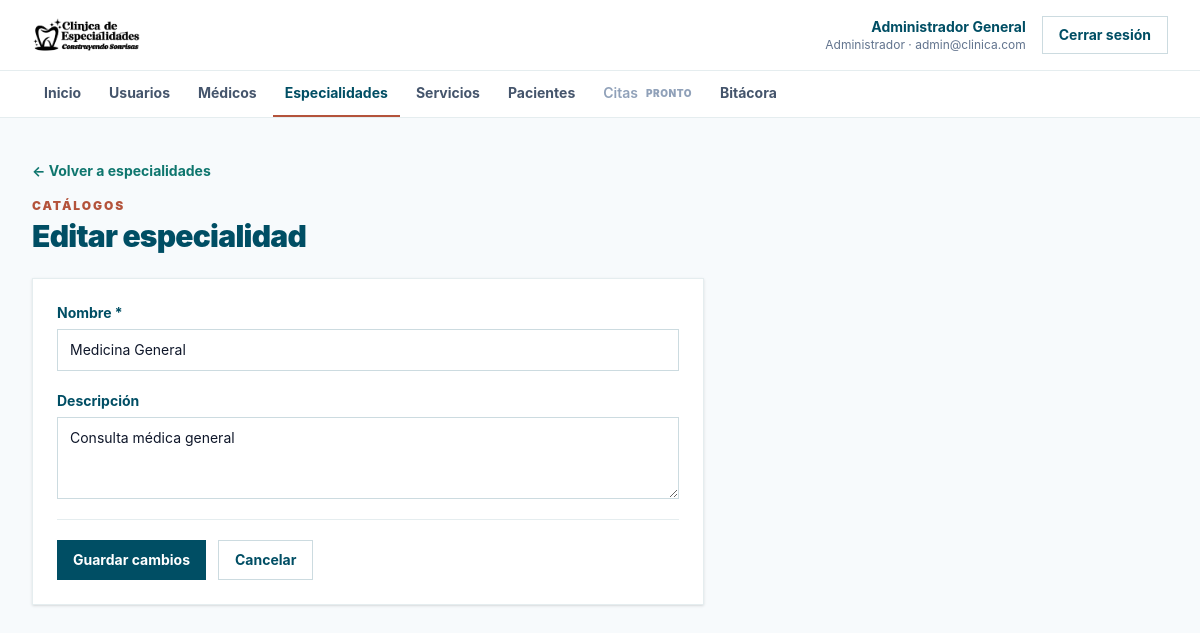
Page /admin/especialidades/editar?id=1 (signed in) on the committed database.
### tables this page shows
CREATE TABLE `usuarios` (
  `id` int(10) unsigned NOT NULL AUTO_INCREMENT,
  `nombre` varchar(120) NOT NULL,
  `correo` varchar(150) NOT NULL,
  `password` varchar(255) NOT NULL,
  `rol_id` tinyint(3) unsigned NOT NULL,
  `activo` tinyint(1) NOT NULL DEFAULT 1,
  `created_at` timestamp NOT NULL DEFAULT current_timestamp(),
  `updated_at` timestamp NOT NULL DEFAULT current_timestamp() ON UPDATE current_timestamp(),
  PRIMARY KEY (`id`),
  UNIQUE KEY `correo` (`correo`),
  KEY `fk_usuario_rol` (`rol_id`),
  CONSTRAINT `fk_usuario_rol` FOREIGN KEY (`rol_id`) REFERENCES `roles` (`id`)
);

CREATE TABLE `roles` (
  `id` tinyint(3) unsigned NOT NULL,
  `nombre` varchar(50) NOT NULL,
  PRIMARY KEY (`id`),
  UNIQUE KEY `nombre` (`nombre`)
);

CREATE TABLE `especialidades` (
  `id` int(10) unsigned NOT NULL AUTO_INCREMENT,
  `nombre` varchar(100) NOT NULL,
  `descripcion` text DEFAULT NULL,
  `activo` tinyint(1) NOT NULL DEFAULT 1,
  PRIMARY KEY (`id`),
  UNIQUE KEY `nombre` (`nombre`)
);

### app/Support/View.php (called while the page is built, shortened)
<?php
final class View
{
    public static function render(string $template, array $data = [], ?string $layout = 'panel'): void
    {
        $file = self::file($template);
        $content = (static function (string $__file, array $__data): string {
            extract($__data, EXTR_SKIP);
            ob_start();
            require $__file;
            return (string) ob_get_clean();
        })($file, $data);
        (static function (string $__file, array $__data, string $content): void {
            extract($__data, EXTR_SKIP);
            require $__file;
        })(self::file('layouts/' . $layout), $data, $content);
    }
    private static function file(string $template): string
    {
        $file = dirname(__DIR__) . '/Views/' . $template . '.php';
        return $file;
    }
}

### app/Controllers/Controller.php (called while the page is built, shortened)
<?php
abstract class Controller
{
    protected function render(string $view, array $data = [], ?string $layout = 'panel'): void
    {
        View::render($view, $data, $layout);
    }
    protected function idFrom(array $source, string $key = 'id'): int
    {
        $value = filter_var($source[$key] ?? null, FILTER_VALIDATE_INT, ['options' => ['min_range' => 1]]);
        return $value === false ? 0 : (int) $value;
    }
}

### app/Controllers/Administrador/CatalogoController.php (called while the page is built, shortened)
<?php
abstract class CatalogoController extends Controller
{
    protected CatalogoModel $model;
    public function __construct()
    {
        $this->admin = Auth::requireRole('Administrador');
        $this->model = new CatalogoModel($this->config()['table']);
    }
    public function edit(): void
    {
        $row = $this->model->find($this->idFrom($_GET)) ?? $this->notFound();
        $this->form($row);
    }
    private function form(array $row, array $errors = []): void
    {
        $editing = !empty($row['id']);
        $this->render('admin/catalogos/form', [
            'pageTitle' => ($editing ? 'Editar ' : 'Nueva ') . mb_strtolower($this->config()['singular']),
            'config' => $this->config(),
            'row' => $row,
            'errors' => $errors,
            'editing' => $editing,
        ]);
    }
}

### public/index.php (called while the page is built, shortened)
<?php
require dirname(__DIR__) . '/app/App.php';
(new App\App())->run();

### app/config/database.php (called while the page is built, shortened)
<?php
return [
    'driver' => getenv('DB_CONNECTION') ?: 'mysql',
    'host' => getenv('DB_HOST') ?: '127.0.0.1',
    'port' => getenv('DB_PORT') ?: '3306',
    'database' => getenv('DB_DATABASE') ?: 'clinica',
    'username' => getenv('DB_USERNAME') ?: 'root',
    'password' => getenv('DB_PASSWORD') ?: '',
    'charset' => 'utf8mb4',
];

### app/Database.php (called while the page is built, shortened)
<?php
final class Database
{
    private static ?PDO $connection = null;
    public static function connection(): PDO
    {
        if (self::$connection instanceof PDO) {
            return self::$connection;
        }
        $config = require __DIR__ . '/config/database.php';
        $dsn = sprintf(
            '%s:host=%s;port=%s;dbname=%s;charset=%s',
            $config['driver'],
            $config['host'],
            $config['port'],
            $config['database'],
            $config['charset']
        );
        try {
            self::$connection = new PDO($dsn, $config['username'], $config['password'], [
                PDO::ATTR_ERRMODE => PDO::ERRMODE_EXCEPTION,
                PDO::ATTR_DEFAULT_FETCH_MODE => PDO::FETCH_ASSOC,
                PDO::ATTR_EMULATE_PREPARES => false,
            ]);
        } catch (PDOException $exception) {
            throw new PDOException('No fue posible conectar con la base de datos.', (int) $exception->getCode(), $exception);
        }
        return self::$connection;
    }
}

### app/Support/Auth.php (called while the page is built, shortened)
<?php
final class Auth
{
    public static function user(): ?array
    {
        return isset($_SESSION['auth_user']) && is_array($_SESSION['auth_user'])
            ? $_SESSION['auth_user']
            : null;
    }
    public static function requireRole(string ...$roles): array
    {
        $user = self::user();
        $fresh = (new UserModel())->findActiveById((int) $user['id']);
        $_SESSION['auth_user'] = $user = self::sessionData($fresh);
        return $user;
    }
    public static function route(string $path): string
    {
        $path = '/' . trim($path, '/');
        $base = Request::basePath();
        return $base === '' ? $path : $base . ($path === '/' ? '/' : $path);
    }
    public static function normalizeRole(string $role): string
    {
        return strtr(mb_strtolower(trim($role)), [
            'á' => 'a',
            'é' => 'e',
            'í' => 'i',
            'ó' => 'o',
            'ú' => 'u',
        ]);
    }
    private static function sessionData(array $user): array
    {
        return [
            'id' => (int) $user['id'],
            'nombre' => (string) $user['nombre'],
            'correo' => (string) $user['correo'],
            'rol_id' => (int) $user['rol_id'],
            'rol' => (string) $user['rol'],
            'medico_id' => isset($user['medico_id']) && $user['medico_id'] !== null
                ? (int) $user['medico_id']
                : null,
        ];
    }
}

### app/Support/Request.php (called while the page is built, shortened)
<?php
final class Request
{
    public static function path(): string
    {
        $path = parse_url($_SERVER['REQUEST_URI'] ?? '/', PHP_URL_PATH) ?: '/';
        $base = self::basePath();
        $path = '/' . trim($path, '/');
        return $path === '//' ? '/' : $path;
    }
    public static function basePath(): string
    {
        $base = rtrim(str_replace('\\', '/', dirname($_SERVER['SCRIPT_NAME'] ?? '/')), '/');
        return ($base === '.' || $base === '/') ? '' : $base;
    }
}

### app/Support/helpers.php (called while the page is built, shortened)
<?php
if (!function_exists('e')) {
    function e(mixed $value): string
    {
        return htmlspecialchars((string) ($value ?? ''), ENT_QUOTES, 'UTF-8');
    }
}
if (!function_exists('url')) {
    function url(string $path, array $query = []): string
    {
        $query = array_filter($query, static fn ($value) => $value !== null && $value !== '');
        return Auth::route($path) . ($query === [] ? '' : '?' . http_build_query($query));
    }
}
if (!function_exists('asset')) {
    function asset(string $path): string
    {
        return Request::basePath() . '/assets/' . ltrim($path, '/');
    }
}
if (!function_exists('is_current')) {
    function is_current(string $path, bool $exact = false): bool
    {
        $current = Request::path();
        return $exact ? $current === $path : ($current === $path || str_starts_with($current, rtrim($path, '/') . '/'));
    }
}

### app/Models/Administrador/CatalogoModel.php (called while the page is built, shortened)
<?php
final class CatalogoModel
{
    public function find(int $id): ?array
    {
        $statement = Database::connection()->prepare('SELECT id, nombre, descripcion, activo FROM ' . $this->table . ' WHERE id = :id');
        $statement->execute(['id' => $id]);
        $row = $statement->fetch();
        return $row === false ? null : $row;
    }
}

### app/Controllers/Administrador/EspecialidadController.php (called while the page is built, shortened)
<?php
final class EspecialidadController extends CatalogoController
{
    protected function config(): array
    {
        return [
            'table' => 'especialidades',
            'path' => '/admin/especialidades',
            'title' => 'Especialidades',
            'singular' => 'Especialidad',
            'evento' => 'especialidad',
            'usage' => 'Médicos activos',
        ];
    }
}

### app/Models/Auth/UserModel.php (called while the page is built, shortened)
<?php
final class UserModel
{
    public function findActiveById(int $id): ?array
    {
        $statement = Database::connection()->prepare(self::SELECT . ' WHERE u.id = :id AND u.activo = 1 LIMIT 1');
        $statement->execute(['id' => $id]);
        $user = $statement->fetch();
        return $user === false ? null : $user;
    }
}

### app/config/menu.php (called while the page is built, shortened)
<?php
return [
    'administrador' => [
        ['label' => 'Inicio', 'path' => '/admin', 'exact' => true],
        ['label' => 'Usuarios', 'path' => '/admin/usuarios'],
        ['label' => 'Médicos', 'path' => '/admin/medicos'],
        ['label' => 'Especialidades', 'path' => '/admin/especialidades'],
        ['label' => 'Servicios', 'path' => '/admin/servicios'],
        ['label' => 'Pacientes', 'path' => '/pacientes'],
        ['label' => 'Citas', 'path' => '/citas', 'soon' => true],
        ['label' => 'Bitácora', 'path' => '/admin/bitacora'],
    ],
    'recepcion' => [
        ['label' => 'Inicio', 'path' => '/recepcion', 'exact' => true],
        ['label' => 'Pacientes', 'path' => '/pacientes'],
        ['label' => 'Citas', 'path' => '/citas', 'soon' => true],
        ['label' => 'Agenda', 'path' => '/agenda', 'soon' => true],
        ['label' => 'Solicitudes', 'path' => '/solicitudes', 'soon' => true],
    ],
    'medico' => [
        ['label' => 'Inicio', 'path' => '/medico', 'exact' => true],
        ['label' => 'Mi agenda', 'path' => '/agenda', 'soon' => true],
        ['label' => 'Historial clínico', 'path' => '/historial', 'soon' => true],
    ],
];

### app/Views/admin/catalogos/form.php (the view, shortened to what this page needs)
<?php $action = url($config['path'] . ($editing ? '/editar' : '/crear')); ?>
<div>
    <a href="<?= e(url($config['path'])) ?>" class="text-sm font-bold text-secondary hover:underline">← Volver a <?= e(mb_strtolower($config['title'])) ?></a>
    <p class="page-eyebrow mt-4">Catálogos</p>
    <h1 class="page-title"><?= e($pageTitle) ?></h1>
</div>
<form method="post" action="<?= e($action) ?>" class="card mt-6 grid max-w-2xl gap-5" novalidate>
    <div>
        <label for="nombre" class="label">Nombre *</label>
        <input id="nombre" name="nombre" type="text" maxlength="100" required value="<?= e($row['nombre'] ?? '') ?>" class="input<?= isset($errors['nombre']) ? ' input-error' : '' ?>">
    </div>
    <div>
        <label for="descripcion" class="label">Descripción</label>
        <textarea id="descripcion" name="descripcion" rows="3" maxlength="1000" class="input<?= isset($errors['descripcion']) ? ' input-error' : '' ?>"><?= e($row['descripcion'] ?? '') ?></textarea>
    </div>
    <div class="flex gap-3 border-t border-primary/10 pt-5">
        <button type="submit" class="btn-primary"><?= $editing ? 'Guardar cambios' : 'Registrar' ?></button>
        <a href="<?= e(url($config['path'])) ?>" class="btn-outline">Cancelar</a>
    </div>
</form>

### app/App.php (shortened to what this page needs)
<?php
final class App
{
    private array $routes;
    public function __construct()
    {
        $this->routes = require __DIR__ . '/config/routes.php';
    }
    public static function bootstrap(): void
    {
        require_once __DIR__ . '/Support/helpers.php';
    }
    public function run(): void
    {
        try {
            $path = Request::path();
            $method = Request::method();
            $this->dispatch($method, $path);
        } catch (Throwable $exception) {
            $this->renderError($exception);
        }
    }
    private function dispatch(string $method, string $path): void
    {
        foreach ($this->routes as [$routeMethod, $routePath, $handler]) {
            if ($routePath !== $path) {
                continue;
            }
            [$class, $action] = $handler;
            (new $class())->{$action}();
            return;
        }
        throw new RuntimeException('Página no encontrada.', 404);
    }
    private static function autoload(): void
    {
        spl_autoload_register(static function (string $class): void {
            $file = __DIR__ . '/' . str_replace('\\', '/', substr($class, 4)) . '.php';
        });
    }
}

### app/Views/layouts/panel.php (shortened to what this page needs)
<?php
$authUser = \App\Support\Auth::user() ?? ['nombre' => '', 'correo' => '', 'rol' => ''];
$menu = (require dirname(__DIR__, 2) . '/config/menu.php')[\App\Support\Auth::normalizeRole((string) $authUser['rol'])] ?? [];
?>
<!doctype html>
<html lang="es">
<head>
    <link rel="stylesheet" href="<?= e(asset('css/app.css')) ?>">
</head>
<body class="min-h-screen bg-background text-text antialiased">
    <header class="border-b border-primary/10 bg-white">
        <div class="mx-auto flex max-w-7xl items-center justify-between gap-5 px-4 py-4 sm:px-8">
            <a href="<?= e(url('/')) ?>" aria-label="Ir al inicio">
                <img src="<?= e(asset('logos/logo_letras.png')) ?>" alt="Clínica" class="h-9 w-auto max-w-[160px] object-contain">
            </a>
            <div class="flex items-center gap-4">
                <div class="hidden text-right sm:block">
                    <p class="text-sm font-bold text-primary"><?= e($authUser['nombre']) ?></p>
                    <p class="text-xs text-slate-500"><?= e($authUser['rol']) ?> · <?= e($authUser['correo']) ?></p>
                </div>
                <form action="<?= e(url('/logout')) ?>" method="post">
                    <button type="submit" class="btn-outline">Cerrar sesión</button>
                </form>
            </div>
        </div>
        <nav class="border-t border-primary/10" aria-label="Módulos">
            <ul class="mx-auto flex max-w-7xl gap-1 overflow-x-auto px-4 sm:px-8">
                <?php foreach ($menu as $item): ?>
                    <?php $active = is_current($item['path'], $item['exact'] ?? false); ?>
                    <li class="shrink-0">
                        <?php if (!empty($item['soon'])): ?>
                            <span class="inline-flex items-center gap-2 px-3 py-3 text-sm font-semibold text-slate-400" title="Próximamente">
                                <?= e($item['label']) ?>
                                <span class="text-[10px] font-black uppercase tracking-wider">Pronto</span>
                            </span>
                        <?php else: ?>
                            <a href="<?= e(url($item['path'])) ?>" class="inline-flex border-b-2 px-3 py-3 text-sm font-bold transition <?= $active ? 'border-accent text-primary' : 'border-transparent text-slate-600 hover:text-primary' ?>" <?= $active ? 'aria-current="page"' : '' ?>>
                                <?= e($item['label']) ?>
                            </a>
                        <?php endif; ?>
                    </li>
                <?php endforeach; ?>
            </ul>
        </nav>
    </header>
    <main id="contenido" class="mx-auto max-w-7xl px-4 py-8 sm:px-8 sm:py-10">
        <?= $content ?>
    </main>
</body>
</html>

### rows in the picture
usuarios: nombre "Administrador General", rol.nombre "Administrador", correo "admin@clinica.com"
especialidades: nombre "Medicina General", descripcion "Consulta médica general"

### other values in the picture
$item['label'] "Inicio"
$item['label'] "Usuarios"
$item['label'] "Médicos"
$item['label'] "Especialidades"
$item['label'] "Servicios"
$item['label'] "Pacientes"
$item['label'] "Citas"
$item['label'] "Bitácora"
